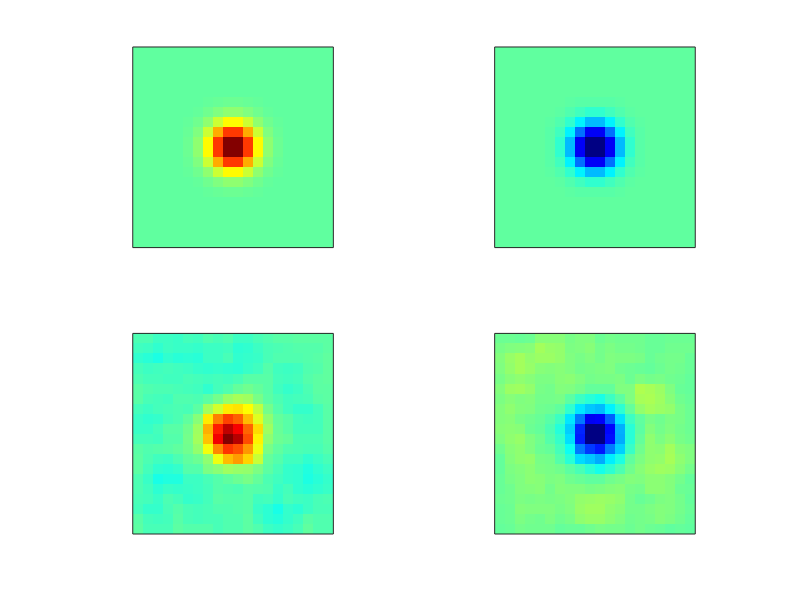
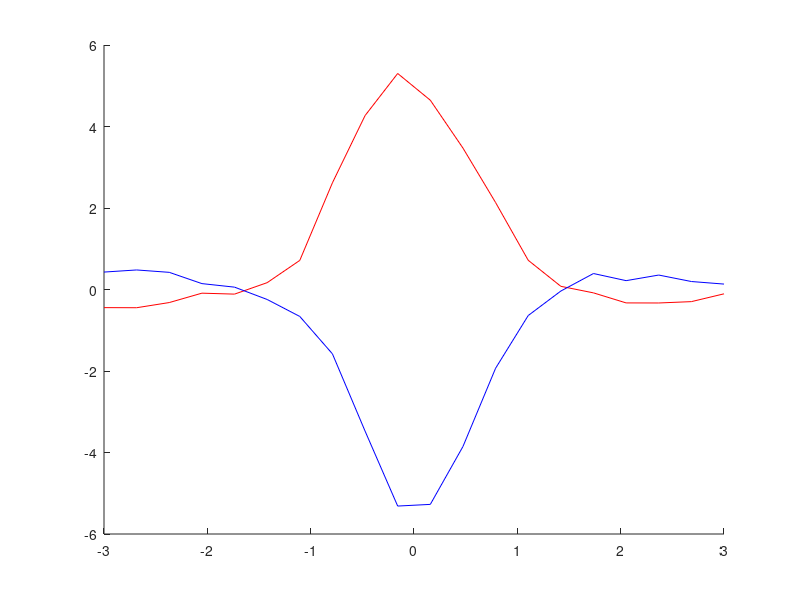

Reproduce these figures in MATLAB, in order.
%% Simulated RF mapping experiment.
% A linear, single-opponent neuron with an L-M Gaussian RF is probed with
% simultaneous cone-isolating contrast increments and decrements.
% A faint cone-opponent halo appears outside of the RF because the STA
% must contain equal parts contrast increments and decrements.

% Simulated L-cone map
sigma = .5; % Standard deviation of single-opponent (L-M) RF
bounds = 3;
boxwidth = .5;
niter = 2000;

data = [];
for i = 1:niter
    inc_pos = unifrnd(-bounds,bounds,2,1);
    dec_pos = unifrnd(-bounds,bounds,2,1);
    while abs(inc_pos(1)-dec_pos(1))<boxwidth & abs(inc_pos(2)-dec_pos(2))<boxwidth
        dec_pos = unifrnd(-bounds,bounds,2,1); % No overlapping increments with decrements
    end
    r_inc_x = normcdf(inc_pos(1)+[-.5 .5]*boxwidth, 0, sigma);
    r_inc_y = normcdf(inc_pos(2)+[-.5 .5]*boxwidth, 0, sigma);
    r_inc = diff(r_inc_x)*diff(r_inc_y);
    r_dec_x = normcdf(dec_pos(1)+[-.5 .5]*boxwidth, 0, sigma);
    r_dec_y = normcdf(dec_pos(2)+[-.5 .5]*boxwidth, 0, sigma);
    r_dec = diff(r_dec_x)*diff(r_dec_y);
    r = r_inc-r_dec;
    data = [data; r inc_pos' dec_pos'];
end

% Calculating STA
[x,y] = meshgrid(linspace(-bounds, bounds,20));
inc_map = zeros(size(x));
dec_map = zeros(size(x));
for i = 1:numel(x)
    L_inc = abs(data(:,2)-x(i)) < boxwidth & abs(data(:,3)-y(i)) < boxwidth;
    L_dec = abs(data(:,4)-x(i)) < boxwidth & abs(data(:,5)-y(i)) < boxwidth;
    inc_map(i) = (data(:,1)'*L_inc);
    dec_map(i) = (data(:,1)'*L_dec);
end

% For image rendering, putting min at 0 and max at 255
min_val = min([inc_map(:); dec_map(:)]);
max_val = max([inc_map(:); dec_map(:)]);

% actual RF, normalized to [0:max_val]
RF = normpdf(x, 0, sigma).*normpdf(y, 0, sigma);
RF = RF./max(RF(:))*max_val;

figure; 
colormap(jet(255))
subplot(2,2,1);
image(255*(RF-min_val)./(max_val-min_val)); 
axis square; set(gca,'Xtick',[],'Ytick',[]);
subplot(2,2,2);
image(255*(-RF-min_val)./(max_val-min_val)); 
axis square; set(gca,'Xtick',[],'Ytick',[]);

subplot(2,2,3);
image(255*(inc_map-min_val)./(max_val-min_val)); 
axis square; set(gca,'Xtick',[],'Ytick',[]);
subplot(2,2,4);
image(255*(dec_map-min_val)./(max_val-min_val)); 
axis square; set(gca,'Xtick',[],'Ytick',[]);
figure; axes; hold on;
plot(x(1,:),inc_map(10,:),'r-');
plot(x(1,:),dec_map(10,:),'b-');
